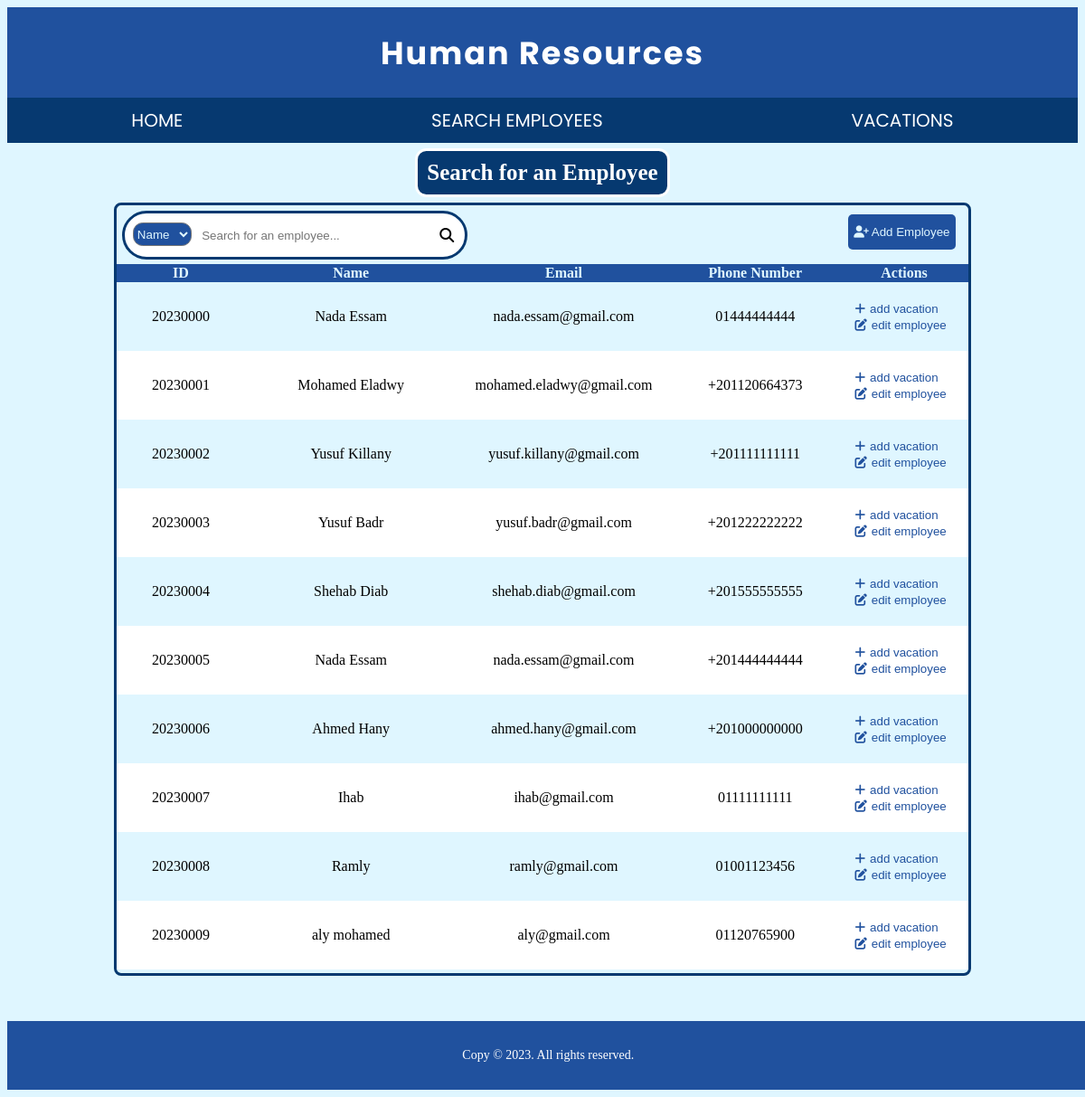
Page /search-employee/ on the earlier database version.
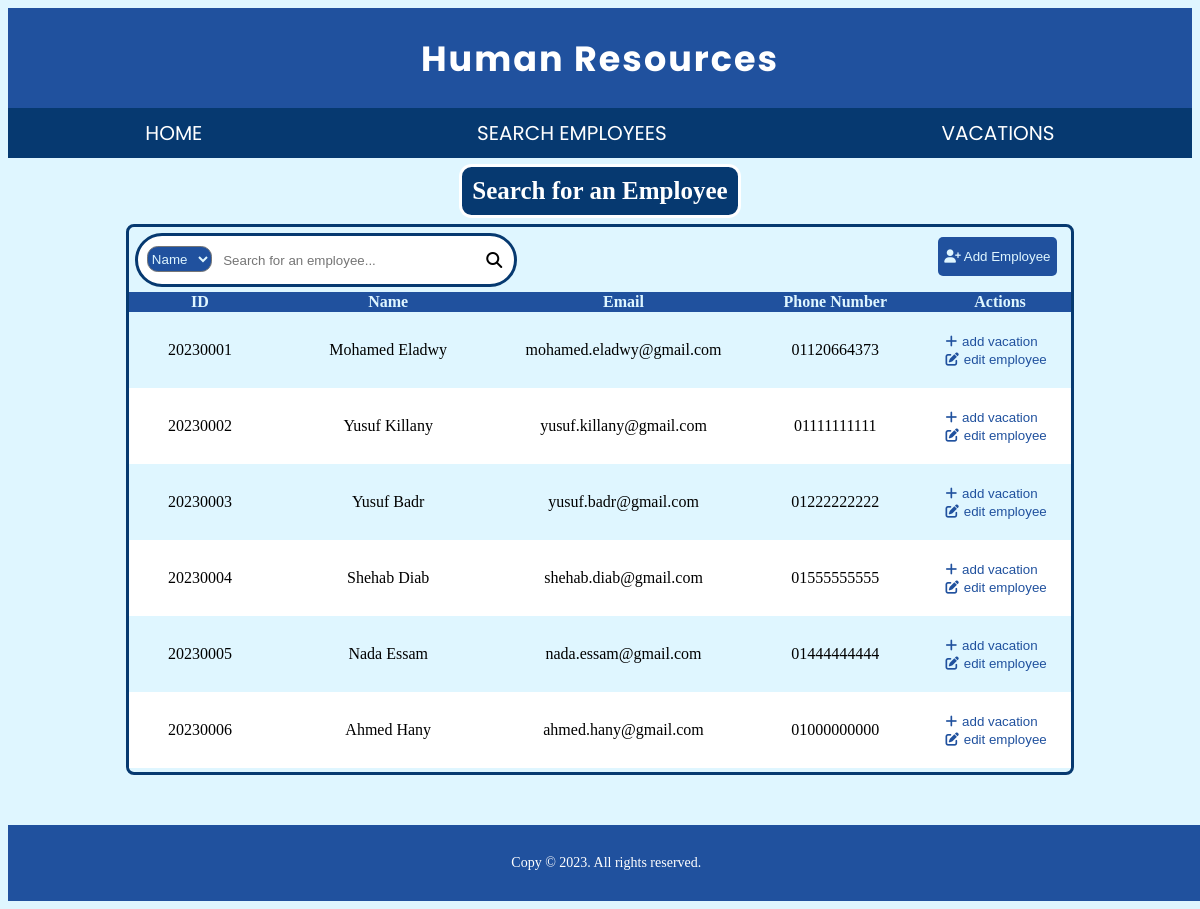
Same page on the later database version.
### HumanResources/models.py (models this page shows, shortened)
class Employee(models.Model):
    GENDER_CHOICES = (
        ('M', 'Male'),
        ('F', 'Female'),
    )
    MARITAL_STATUS_CHOICES = (
        ('S', 'Single'),
        ('M', 'Married'),
    )
    id = models.IntegerField(default=20230000, primary_key=True)
    name = models.CharField(max_length=100)
    email = models.EmailField(default="mail@gmail.com")
    phoneNumber = models.CharField(max_length=20)
    address = models.CharField(max_length=100)
    gender = models.CharField(
        max_length=1, choices=GENDER_CHOICES, default='M')
    maritalStatus = models.CharField(
        max_length=1, choices=MARITAL_STATUS_CHOICES, null=True)
    availableVacationDays = models.IntegerField(default=0)
    approvedVacationDays = models.IntegerField(default=0)
    salary = models.IntegerField()
    birthDay = models.DateField(null=True)

### HumanResources/views.py (the view)
# urls.py: path('search-employee/', views.searchEmployee, name='searchEmployee'),
def searchEmployee(request: HttpRequest):
    return render(request, 'pages/search-employees.html', {
        'employees': Employee.objects.all()
    })

### HumanResources/templates/pages/search-employees.html (shortened to what this page needs)
{% extends './base.html' %}
{% load static %}
{% block styleSheets %}
<link rel="stylesheet" href="{% static 'styles/index-style.css' %}" />
<link rel="stylesheet" href="{% static 'styles/search-table-styling.css' %}">
{% endblock styleSheets %}
{% block body %}
<div class="topnav">
    <a href="{% url 'index' %}">HOME</a>
    <a href="{% url 'searchEmployee' %}">SEARCH EMPLOYEES</a>
    <a href="{% url 'vacations' %}">VACATIONS</a>
</div>
<h2>Search for an Employee</h2>
<div class="full-table">
    <div class="above-table">
        <div class="search-box">
            <input class="input-bar" type="text" name="employee-data" placeholder="Search for an employee...">
            <i class="fa-solid fa-magnifying-glass"></i>
            <select class="search-by-options">
                <option value="1" selected>Name</option>
            </select>
        </div>
        <a href="{% url 'addEmployee' %}"><button name="add-employee"><i class="fa-solid fa-user-plus"></i> Add Employee</button></a>
    </div>
    <div class="table-wrapper">
        <table>
            <thead>
                <tr>
                    <th class="ID">ID</th>
                    <th class="name">Name</th>
                    <th class="email">Email</th>
                    <th class="phone-number">Phone Number</th>
                    <th class="action">Actions</th>
                </tr>
            </thead>
            <tbody id="table-body">
                {% for employee  in employees %}
                    <tr>
                        <td><div class="employee-id">{{ employee.id }}</div></td>
                        <td>{{ employee.name }}</td>
                        <td>{{ employee.email }}</td>
                        <td>{{ employee.phoneNumber }}</td>
                        <td>
                            <a href="{% url 'vacationForm' employee.id %}"><button class="add-vacation-button"><i class="fa-solid fa-plus"></i>add vacation</button></a>
                            <a href="{% url 'editEmployeeForm' employee.id %}"><button class="edit-button"><i class="fa-solid fa-pen-to-square"></i>edit employee</button></a>
                        </td>
                    </tr>
                {% empty %}
                    <tr>No Employees, try to add one!</tr>
                {% endfor %}
            </tbody>
        </table>
    </div>
</div>
{% endblock body %}

Differences in the rows shown:
removed Employee: id "20230000", name "Nada Essam", email "nada.essam@gmail.com", phoneNumber "01444444444"
removed Employee: id "20230007", name "Ihab", email "ihab@gmail.com", phoneNumber "01111111111"
removed Employee: id "20230008", name "Ramly", email "ramly@gmail.com", phoneNumber "01001123456"
removed Employee: id "20230009", name "aly mohamed", email "aly@gmail.com", phoneNumber "01120765900"
changed Employee "Mohamed Eladwy": phoneNumber "+201120664373" → "01120664373"
changed Employee "Yusuf Killany": phoneNumber "+201111111111" → "01111111111"
changed Employee "Yusuf Badr": phoneNumber "+201222222222" → "01222222222"
changed Employee "Shehab Diab": phoneNumber "+201555555555" → "01555555555"
changed Employee "Nada Essam": phoneNumber "+201444444444" → "01444444444"
changed Employee "Ahmed Hany": phoneNumber "+201000000000" → "01000000000"
